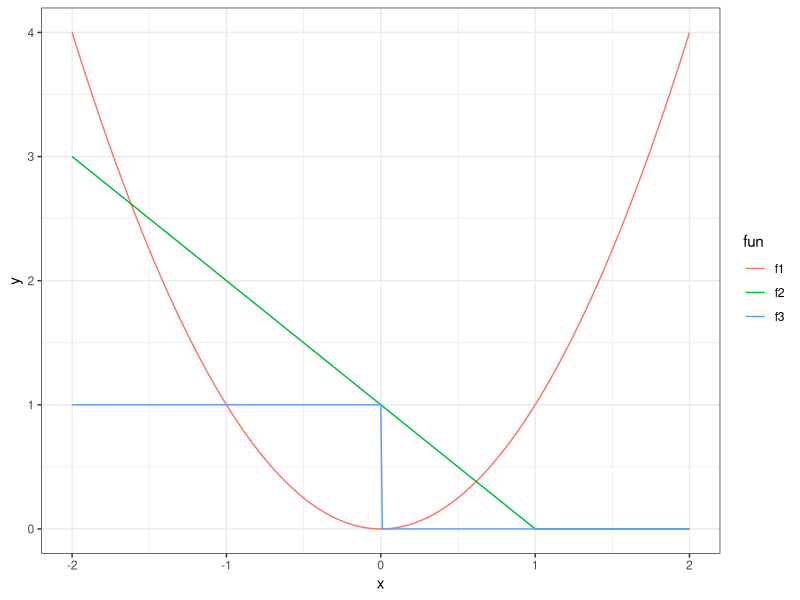

R code for this plot:
library(ggplot2)

theme_set(theme_bw())

f1 = function(x) x^2
f2 = function(x) {
	ifelse(x > 1, 0, 1 - x)
}
f3 = function(x) {
	ifelse(x > 0, 0, 1)
}

df = data.frame(x = seq(-2, 2, by = 0.01))
df$f1 = f1(df$x)
df$f2 = f2(df$x)
df$f3 = f3(df$x)

df = reshape::melt(df, id.vars = "x")
names(df) = c("x", "fun", "y")
p = ggplot(data = df, aes(x = x, y = y, colour = fun)) + geom_line()

ggsave("figure_man/hinge_vs_l2.pdf", p, width = 3, height = 2)
